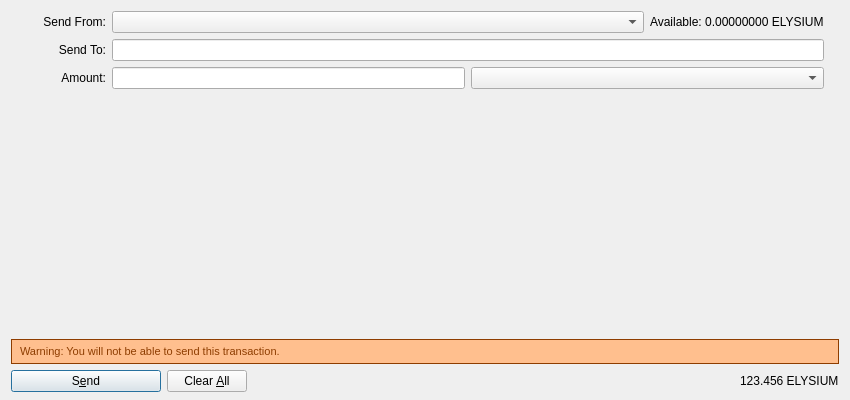
<?xml version="1.0" encoding="UTF-8"?>
<ui version="4.0">
 <class>SendMPDialog</class>
 <widget class="QDialog" name="SendMPDialog">
  <property name="geometry">
   <rect>
    <x>0</x>
    <y>0</y>
    <width>850</width>
    <height>400</height>
   </rect>
  </property>
  <property name="windowTitle">
   <string>Send Coins</string>
  </property>
  <property name="autoFillBackground">
   <bool>true</bool>
  </property>
  <layout class="QVBoxLayout" name="verticalLayout" stretch="1,0">
   <property name="bottomMargin">
    <number>8</number>
   </property>
   <item>
    <widget class="QScrollArea" name="scrollArea">
     <property name="frameShape">
      <enum>QFrame::NoFrame</enum>
     </property>
     <property name="frameShadow">
      <enum>QFrame::Plain</enum>
     </property>
     <property name="widgetResizable">
      <bool>true</bool>
     </property>
     <widget class="QWidget" name="scrollAreaWidgetContents">
      <property name="geometry">
       <rect>
        <x>0</x>
        <y>0</y>
        <width>832</width>
        <height>350</height>
       </rect>
      </property>
      <layout class="QVBoxLayout" name="verticalLayout_2" stretch="0,0,0,1,0">
       <property name="leftMargin">
        <number>0</number>
       </property>
       <property name="topMargin">
        <number>0</number>
       </property>
       <property name="rightMargin">
        <number>0</number>
       </property>
       <property name="bottomMargin">
        <number>0</number>
       </property>
       <item>
        <layout class="QHBoxLayout" name="FromHLayout">
         <item>
          <widget class="QLabel" name="sendFromLabel">
           <property name="sizePolicy">
            <sizepolicy hsizetype="Fixed" vsizetype="Fixed">
             <horstretch>0</horstretch>
             <verstretch>0</verstretch>
            </sizepolicy>
           </property>
           <property name="minimumSize">
            <size>
             <width>95</width>
             <height>0</height>
            </size>
           </property>
           <property name="text">
            <string>Send From:</string>
           </property>
           <property name="alignment">
            <set>Qt::AlignRight|Qt::AlignTrailing|Qt::AlignVCenter</set>
           </property>
           <property name="margin">
            <number>8</number>
           </property>
          </widget>
         </item>
         <item>
          <widget class="QComboBox" name="sendFromComboBox">
           <property name="sizePolicy">
            <sizepolicy hsizetype="Expanding" vsizetype="Fixed">
             <horstretch>0</horstretch>
             <verstretch>0</verstretch>
            </sizepolicy>
           </property>
          </widget>
         </item>
         <item>
          <widget class="QLabel" name="balanceLabel">
           <property name="text">
            <string>Available: 0.00000000 ELYSIUM</string>
           </property>
           <property name="margin">
            <number>8</number>
           </property>
          </widget>
         </item>
         <item>
          <spacer name="horizontalSpacer_2">
           <property name="orientation">
            <enum>Qt::Horizontal</enum>
           </property>
           <property name="sizeType">
            <enum>QSizePolicy::Fixed</enum>
           </property>
           <property name="sizeHint" stdset="0">
            <size>
             <width>15</width>
             <height>20</height>
            </size>
           </property>
          </spacer>
         </item>
        </layout>
       </item>
       <item>
        <layout class="QHBoxLayout" name="ToHLayout">
         <item>
          <widget class="QLabel" name="sendToLabel">
           <property name="minimumSize">
            <size>
             <width>95</width>
             <height>0</height>
            </size>
           </property>
           <property name="layoutDirection">
            <enum>Qt::LeftToRight</enum>
           </property>
           <property name="text">
            <string>Send To:</string>
           </property>
           <property name="alignment">
            <set>Qt::AlignRight|Qt::AlignTrailing|Qt::AlignVCenter</set>
           </property>
           <property name="margin">
            <number>8</number>
           </property>
          </widget>
         </item>
         <item>
          <widget class="QLineEdit" name="sendToLineEdit"/>
         </item>
         <item>
          <spacer name="horizontalSpacer_3">
           <property name="orientation">
            <enum>Qt::Horizontal</enum>
           </property>
           <property name="sizeType">
            <enum>QSizePolicy::Fixed</enum>
           </property>
           <property name="sizeHint" stdset="0">
            <size>
             <width>15</width>
             <height>20</height>
            </size>
           </property>
          </spacer>
         </item>
        </layout>
       </item>
       <item>
        <layout class="QHBoxLayout" name="horizontalLayout_3">
         <property name="bottomMargin">
          <number>0</number>
         </property>
         <item>
          <widget class="QLabel" name="amountLabel">
           <property name="minimumSize">
            <size>
             <width>95</width>
             <height>0</height>
            </size>
           </property>
           <property name="text">
            <string>Amount:</string>
           </property>
           <property name="alignment">
            <set>Qt::AlignRight|Qt::AlignTrailing|Qt::AlignVCenter</set>
           </property>
           <property name="margin">
            <number>8</number>
           </property>
          </widget>
         </item>
         <item>
          <widget class="QLineEdit" name="amountLineEdit"/>
         </item>
         <item>
          <widget class="QComboBox" name="propertyComboBox">
           <property name="sizePolicy">
            <sizepolicy hsizetype="Expanding" vsizetype="Fixed">
             <horstretch>0</horstretch>
             <verstretch>0</verstretch>
            </sizepolicy>
           </property>
          </widget>
         </item>
         <item>
          <spacer name="horizontalSpacer_5">
           <property name="orientation">
            <enum>Qt::Horizontal</enum>
           </property>
           <property name="sizeType">
            <enum>QSizePolicy::Fixed</enum>
           </property>
           <property name="sizeHint" stdset="0">
            <size>
             <width>15</width>
             <height>20</height>
            </size>
           </property>
          </spacer>
         </item>
        </layout>
       </item>
       <item>
        <spacer name="verticalSpacer">
         <property name="orientation">
          <enum>Qt::Vertical</enum>
         </property>
         <property name="sizeHint" stdset="0">
          <size>
           <width>20</width>
           <height>40</height>
          </size>
         </property>
        </spacer>
       </item>
       <item>
        <layout class="QHBoxLayout" name="horizontalLayout_4">
         <property name="bottomMargin">
          <number>0</number>
         </property>
         <item>
          <widget class="QLabel" name="feeWarningLabel">
           <property name="font">
            <font>
             <pointsize>8</pointsize>
            </font>
           </property>
           <property name="styleSheet">
            <string notr="true">QLabel { 
border: 1px solid rgb(142,61,0);padding:5px 5px 5px 5px;background-repeat: no-repeat;background-position: 10px center;color: #133959;background-color: rgb(255,191,142); color:rgb(142,61,0);} </string>
           </property>
           <property name="text">
            <string>Warning: You will not be able to send this transaction.</string>
           </property>
           <property name="alignment">
            <set>Qt::AlignLeading|Qt::AlignLeft|Qt::AlignVCenter</set>
           </property>
          </widget>
         </item>
        </layout>
       </item>
      </layout>
     </widget>
    </widget>
   </item>
   <item>
    <layout class="QHBoxLayout" name="horizontalLayout">
     <item>
      <widget class="QPushButton" name="sendButton">
       <property name="minimumSize">
        <size>
         <width>150</width>
         <height>0</height>
        </size>
       </property>
       <property name="toolTip">
        <string>Confirm the send action</string>
       </property>
       <property name="text">
        <string>S&amp;end</string>
       </property>
       <property name="icon">
        <iconset resource="../bitcoin.qrc">
         <normaloff>:/icons/send</normaloff>:/icons/send</iconset>
       </property>
       <property name="default">
        <bool>true</bool>
       </property>
      </widget>
     </item>
     <item>
      <widget class="QPushButton" name="clearButton">
       <property name="sizePolicy">
        <sizepolicy hsizetype="Minimum" vsizetype="Fixed">
         <horstretch>0</horstretch>
         <verstretch>0</verstretch>
        </sizepolicy>
       </property>
       <property name="toolTip">
        <string>Clear all fields of the form.</string>
       </property>
       <property name="text">
        <string>Clear &amp;All</string>
       </property>
       <property name="icon">
        <iconset resource="../bitcoin.qrc">
         <normaloff>:/icons/remove</normaloff>:/icons/remove</iconset>
       </property>
       <property name="autoRepeatDelay">
        <number>300</number>
       </property>
       <property name="autoDefault">
        <bool>false</bool>
       </property>
      </widget>
     </item>
     <item>
      <spacer name="horizontalSpacer">
       <property name="orientation">
        <enum>Qt::Horizontal</enum>
       </property>
       <property name="sizeHint" stdset="0">
        <size>
         <width>40</width>
         <height>20</height>
        </size>
       </property>
      </spacer>
     </item>
     <item>
      <layout class="QHBoxLayout" name="horizontalLayout_2">
       <property name="spacing">
        <number>3</number>
       </property>
       <item>
        <widget class="QLabel" name="globalBalanceLabel">
         <property name="sizePolicy">
          <sizepolicy hsizetype="Preferred" vsizetype="Fixed">
           <horstretch>0</horstretch>
           <verstretch>0</verstretch>
          </sizepolicy>
         </property>
         <property name="cursor">
          <cursorShape>IBeamCursor</cursorShape>
         </property>
         <property name="text">
          <string notr="true">123.456 ELYSIUM</string>
         </property>
         <property name="textInteractionFlags">
          <set>Qt::LinksAccessibleByMouse|Qt::TextSelectableByKeyboard|Qt::TextSelectableByMouse</set>
         </property>
        </widget>
       </item>
      </layout>
     </item>
    </layout>
   </item>
  </layout>
 </widget>
 <resources>
  <include location="../bitcoin.qrc"/>
 </resources>
 <connections/>
</ui>
